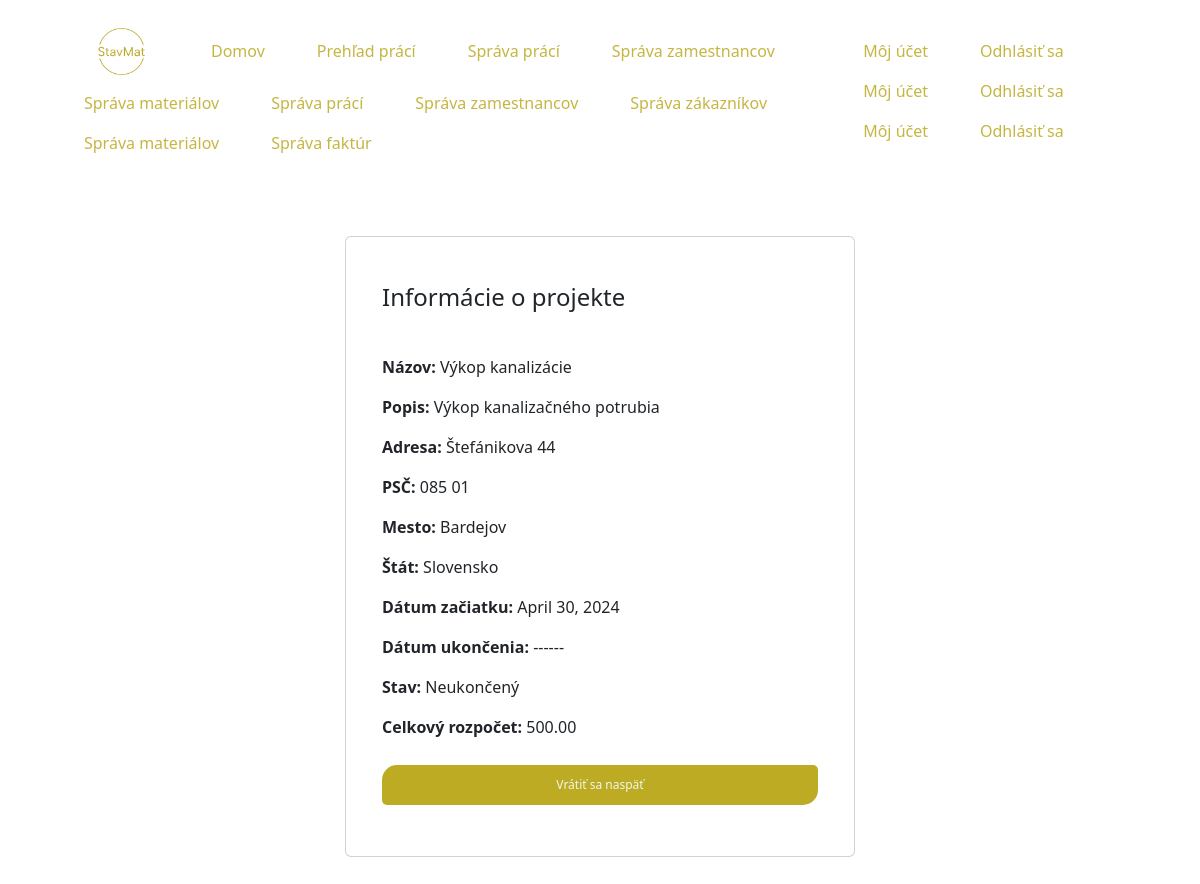
Page /customer/project/info/2/ (signed in) on the committed database.
### stavMat/models.py (models this page shows, shortened)
class Projekt(models.Model):
    nazov = models.CharField(max_length=100, verbose_name='Názov')
    popis = models.TextField()
    adresa = models.CharField(max_length=30)
    psc = models.CharField(max_length=10, verbose_name='PSČ')
    mesto = models.CharField(max_length=20)
    stat = models.CharField(max_length=30, verbose_name='Štát')
    datum_zaciatku = models.DateField('Dátum začiatku')
    datum_ukoncenia = models.DateField(verbose_name='Dátum ukončenia', null=True, blank=True)
    UKONČENÝ = 'U'
    NEUKONČENÝ = 'N'
    STAVY_PROJEKTU = [
        (UKONČENÝ, 'Ukončený'),
        (NEUKONČENÝ, 'Neukončený'),
    ]
    stav = models.CharField(max_length=50, choices=STAVY_PROJEKTU)
    celkovy_rozpocet = models.DecimalField(max_digits=10, decimal_places=2, verbose_name='Celkový rozpočet')
    zakaznik = models.ForeignKey('Zakaznici', null=True, on_delete=models.CASCADE, verbose_name='Zákazník')

### stavMat/views.py (the view)
# urls.py: path('customer/project/info/<int:projekt_id>/', views.project_info, name='project_info'),
@login_required
def project_info(request, projekt_id):
    projekt = Projekt.objects.get(pk=projekt_id)
    user = request.user
    zakaznik = Zakaznici.objects.get(projekt=projekt)
    return render(request, 'stavMat/login_customer_project_info.html',
                  {'projekt': projekt, user: 'user', 'zakaznik': zakaznik})

### stavMat/templates/stavMat/login_customer_project_info.html (shortened to what this page needs)
{% extends "stavMat/base_customer.html" %}
{% load static %}
{% block head %}
    <link rel="stylesheet" type="text/css" href="{% static 'project_info.css' %}">
{% endblock %}
{% block body %}
    <div class="container section">
        <div class="card">
            <div class="card-body">
                <h4 class="card-title">Informácie o projekte</h4>
                <p><span class="p-bold">Názov:</span> {{ projekt.nazov }}</p>
                <p><span class="p-bold">Popis:</span> {{ projekt.popis }}</p>
                <p><span class="p-bold">Adresa:</span> {{ projekt.adresa }}</p>
                <p><span class="p-bold">PSČ:</span> {{ projekt.psc }}</p>
                <p><span class="p-bold">Mesto:</span> {{ projekt.mesto }}</p>
                <p><span class="p-bold">Štát:</span> {{ projekt.stat }}</p>
                <p><span class="p-bold">Dátum začiatku:</span> {{ projekt.datum_zaciatku }}</p>
                {% if projekt.datum_ukoncenia is None %}
                    <p><span class="p-bold">Dátum ukončenia:</span> ------</p>
                {% else %}
                    <p><span class="p-bold">Dátum ukončenia:</span> {{ projekt.datum_ukoncenia }}</p>
                {% endif %}
                {% if projekt.stav == 'U' %}
                    <p><span class="p-bold">Stav:</span> Ukončený</p>
                {% else %}
                    <p><span class="p-bold">Stav:</span> Neukončený</p>
                {% endif %}
                <p><span class="p-bold">Celkový rozpočet:</span> {{ projekt.celkovy_rozpocet }}</p>
                <div class="row">
                    <div class="col">
                        {% if user.is_authenticated %}
                            {% if user.groups.all %}
                                {% for group in user.groups.all %}
                                    {% if group.name == 'Vedúci podniku' %}
                                        <a class="btn" type="submit" href="{% url 'customer_info' zakaznik.pk%}">Vrátiť sa
                                            naspäť</a>
                                    {% endif %}
                                {% endfor %}
                            {% endif %}
                        {% endif %}
                    </div>
                </div>
            </div>
        </div>
    </div>
{% endblock %}

### stavMat/templates/stavMat/base_customer.html (shortened to what this page needs)
{% load static %}
<!DOCTYPE html>
<html lang="cz">
<head>
    <link href="https://cdn.jsdelivr.net/npm/bootstrap@5.3.3/dist/css/bootstrap.min.css" rel="stylesheet"
>
    <link href="{% static 'customer_index.css' %}" rel="stylesheet">
    {% block head %}
    {% endblock %}
</head>
<body>
<div class="container-fluid px-5 pb-2 header">
    <div class="left-items">
        <ul class="nav">
            <li class="nav-item">
                <a class="nav-link" href="{% url 'index' %}">
                    <img src="{% static 'resources/Logo.png' %}" width="75" height="46.76">
                </a>
            </li>
            <li class="nav-item">
                <a class="nav-link active" href="{% url 'customer' %}">Domov</a>
            </li>
            {% if user.is_authenticated %}
                {% if user.groups.all %}
                    {% for group in user.groups.all %}
                        {% if group.name == 'Zamestnanec' %}
                            <li class="nav-item">
                                <a class="nav-link" href="{% url 'employee_work' %}">Prehľad prácí</a>
                            </li>
                        {% endif %}
                        {% if group.name == 'Hlavný zamestnanec' %}
                            <li class="nav-item">
                                <a class="nav-link" href="{% url 'employee_work' %}">Správa prácí</a>
                            </li>
                            <li class="nav-item">
                                <a class="nav-link" href="{% url 'employee_details' %}">Správa zamestnancov</a>
                            </li>
                            <li class="nav-item">
                                <a class="nav-link" href="{% url 'employee_materials' %}">Správa materiálov</a>
                            </li>
                        {% endif %}
                        {% if group.name == 'Vedúci podniku' %}
                            <li class="nav-item">
                                <a class="nav-link" href="{% url 'employee_work' %}">Správa prácí</a>
                            </li>
                            <li class="nav-item">
                                <a class="nav-link" href="{% url 'employee_details' %}">Správa zamestnancov</a>
                            </li>
                            <li class="nav-item">
                                <a class="nav-link" href="{% url 'employee_customer' %}">Správa zákazníkov</a>
                            </li>
                            <li class="nav-item">
                                <a class="nav-link" href="{% url 'employee_materials' %}">Správa materiálov</a>
                            </li>
                            <li class="nav-item">
                                <a class="nav-link" href="{% url 'employee_faktura' %}">Správa faktúr</a>
                            </li>
                        {% endif %}
                    {% endfor %}
                {% endif %}
            {% endif %}
        </ul>
    </div>
    <div class="right-items">
        <ul class="nav">
            {% if user.is_authenticated %}
                {% for group in user.groups.all %}
                    {% if group.name == 'Zákazník' %}
                        <li class="nav-item">
                            <a class="nav-link" href="{% url 'user_account' %}">Môj účet</a>
                        </li>
                        <li class="nav-item">
                            <a class="nav-link" href="{% url 'logout_customer' %}">Odhlásiť sa</a>
                        </li>
                    {% else %}
                        <li class="nav-item">
                            <a class="nav-link" href="{% url 'employee_account' %}">Môj účet</a>
                        </li>
                        <li class="nav-item">
                            <a class="nav-link" href="{% url 'logout_employee' %}">Odhlásiť sa</a>
                        </li>
                    {% endif %}
                {% endfor %}
            {% endif %}
        </ul>
    </div>
</div>
{% block body %}
{% endblock %}
</body>
</html>

### stavMat/static/customer_index.css (style rules this page uses)
.header { display: flex; justify-content: space-between; align-items: center; margin: 20px auto; }
.nav { display: flex; align-items: center; padding: 0; margin: 0; }
.nav-item { margin-left: 20px; }
a.nav-link { color: #C5B643; text-decoration: none; }

### stavMat/static/project_info.css (style rules this page uses)
.section { display: flex; align-items: center; justify-content: center; padding: 45px; width: 75vh; }
.card { width: 100%; margin: 0 0 20px 0; padding: 20px; }
.card-title { padding: 10px 0 35px 0; }
.btn { margin: 10px 0 15px 0; padding: 10px; background-color: #BDAB23; color: #F0F7EE; font-size: 12px; width: 100%; border-radius: 15px 5px 15px 5px; }
.p-bold { font-weight: bold; }

### rows in the picture
Projekt: nazov "Výkop kanalizácie", popis "Výkop kanalizačného potrubia", adresa "Štefánikova 44", psc "085 01", mesto "Bardejov", stat "Slovensko", datum_zaciatku "April 30, 2024", celkovy_rozpocet "500.00"
